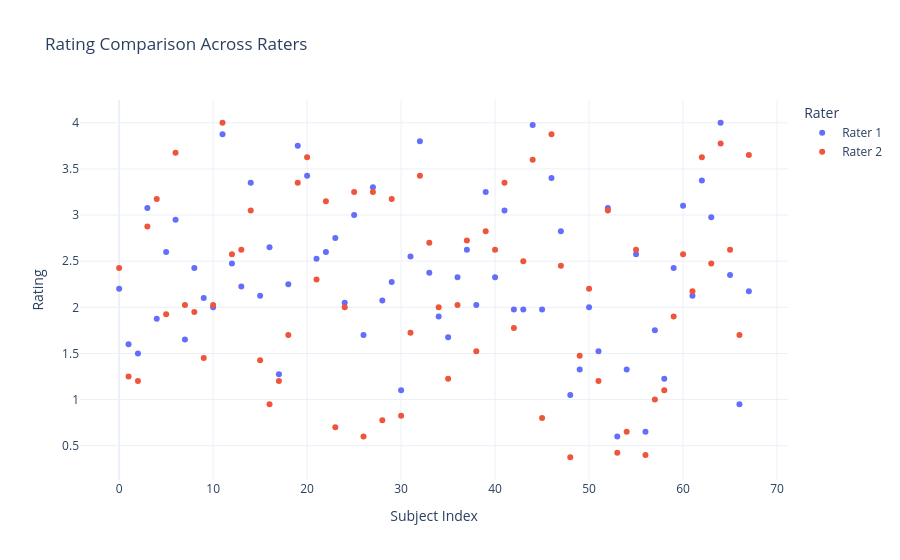
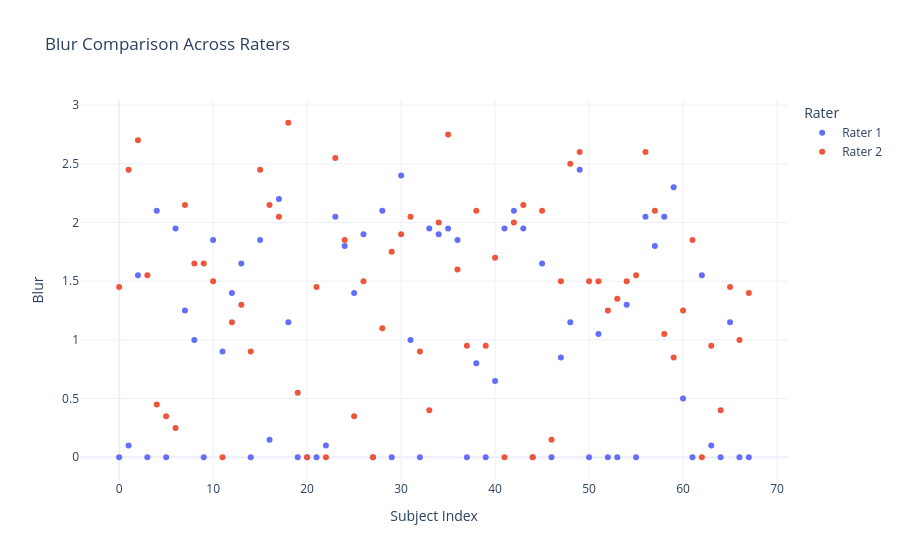
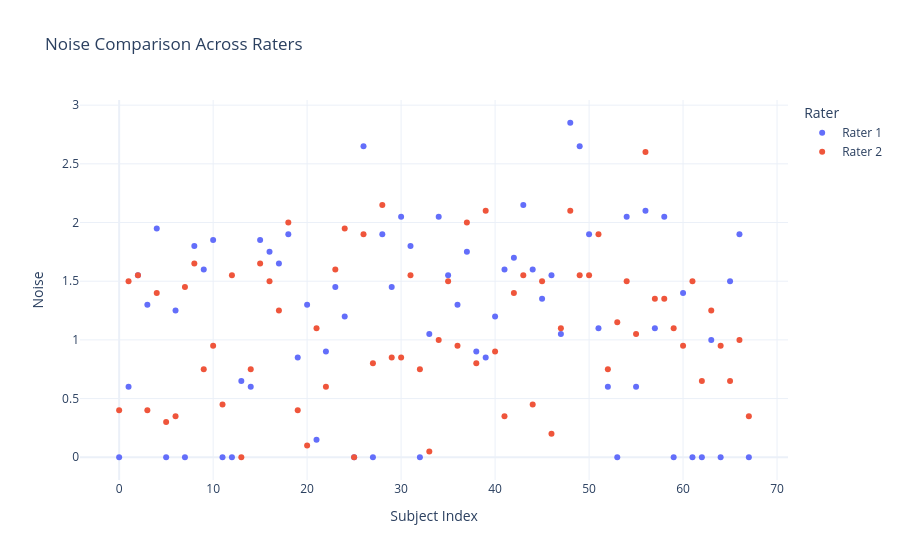
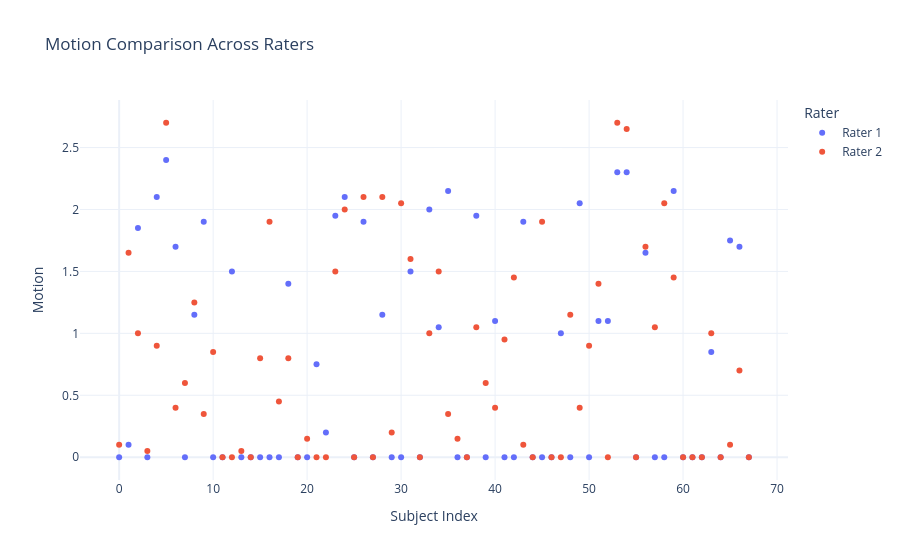

Notebook code cell kept with these figures, in order:
### Markdown cell above
scatter plots - ggplot

### Code cell
import pandas as pd
import numpy as np
import plotly.express as px

# Load rater data
raters_files = [
    '/mnt/sda1/Repos/a-eye/Output/mri_qc/fetal/eye_qc_83/2_ratings/2_remaining_68/jaime/ratings.csv',
    '/mnt/sda1/Repos/a-eye/Output/mri_qc/fetal/eye_qc_83/2_ratings/2_remaining_68/bene/ratings.csv',
]

raters_data = [pd.read_csv(file) for file in raters_files]

# Define metrics
metrics = {
    'Rating': lambda df: np.mean([df['rating1'].to_numpy(), df['rating2'].to_numpy()], axis=0),
    'Blur': lambda df: df['blur'].to_numpy(),
    'Noise': lambda df: df['noise'].to_numpy(),
    'Motion': lambda df: df['motion'].to_numpy(),
    'BgAir': lambda df: df['bgair'].to_numpy(),
    'Eyes Closed': lambda df: np.where(df['artifacts'].to_numpy() == "['eyes-open']", 1, 0),
}

# Function to create interactive scatter plots
def plot_metric_interactive(metric_name, metric_funcs, raters_data):
    all_data = []
    
    for rater_index, df in enumerate(raters_data):
        metric_data = metric_funcs[metric_name](df)
        subjects = np.arange(len(metric_data))
        
        temp_df = pd.DataFrame({
            'Subject Index': subjects,
            metric_name: metric_data,
            'Rater': f'Rater {rater_index + 1}'
        })
        
        all_data.append(temp_df)
    
    merged_data = pd.concat(all_data, ignore_index=True)
    
    fig = px.scatter(
        merged_data, 
        x='Subject Index', 
        y=metric_name, 
        color='Rater', 
        hover_data={'Subject Index': True, metric_name: True, 'Rater': True},
        title=f"{metric_name} Comparison Across Raters",
        template="plotly_white"
    )
    
    fig.show()

# Generate interactive plots for all metrics
for metric_name in metrics.keys():
    plot_metric_interactive(metric_name, metrics, raters_data)

### Figure 1 — Plotly figure (JSON) as saved in the notebook; plotly's stock layout.template omitted (floating-point values rounded to 4 significant figures)
{"data": [{"customdata": [["Rater 1"], ["Rater 1"], ["Rater 1"], ["Rater 1"], ["Rater 1"], ["Rater 1"], ["Rater 1"], ["Rater 1"], ["Rater 1"], ["Rater 1"], ["Rater 1"], ["Rater 1"], ["Rater 1"], ["Rater 1"], ["Rater 1"], ["Rater 1"], ["Rater 1"], ["Rater 1"], ["Rater 1"], ["Rater 1"], ["Rater 1"], ["Rater 1"], ["Rater 1"], ["Rater 1"], ["Rater 1"], ["Rater 1"], ["Rater 1"], ["Rater 1"], ["Rater 1"], ["Rater 1"], ["Rater 1"], ["Rater 1"], ["Rater 1"], ["Rater 1"], ["Rater 1"], ["Rater 1"], ["Rater 1"], ["Rater 1"], ["Rater 1"], ["Rater 1"], ["Rater 1"], ["Rater 1"], ["Rater 1"], ["Rater 1"], ["Rater 1"], ["Rater 1"], ["Rater 1"], ["Rater 1"], ["Rater 1"], ["Rater 1"], ["Rater 1"], ["Rater 1"], ["Rater 1"], ["Rater 1"], ["Rater 1"], ["Rater 1"], ["Rater 1"], ["Rater 1"], ["Rater 1"], ["Rater 1"], ["Rater 1"], ["Rater 1"], ["Rater 1"], ["Rater 1"], ["Rater 1"], ["Rater 1"], ["Rater 1"], ["Rater 1"]], "hovertemplate": "Rater=%{customdata[0]}<br>Subject Index=%{x}<br>Rating=%{y}<extra></extra>", "legendgroup": "Rater 1", "marker": {"color": "#636efa", "symbol": "circle"}, "mode": "markers", "name": "Rater 1", "orientation": "v", "showlegend": true, "type": "scatter", "x": [0, 1, 2, 3, 4, 5, 6, 7, 8, 9, 10, 11, 12, 13, 14, 15, 16, 17, 18, 19, 20, 21, 22, 23, 24, 25, 26, 27, 28, 29, 30, 31, 32, 33, 34, 35, 36, 37, 38, 39, 40, 41, 42, 43, 44, 45, 46, 47, 48, 49, 50, 51, 52, 53, 54, 55, 56, 57, 58, 59, 60, 61, 62, 63, 64, 65, 66, 67], "xaxis": "x", "y": [2.2, 1.6, 1.5, 3.075, 1.875, 2.6, 2.95, 1.65, 2.425, 2.1, 2.0, 3.875, 2.475, 2.225, 3.35, 2.125, 2.65, 1.275, 2.25, 3.75, 3.425, 2.525, 2.6, 2.75, 2.05, 3.0, 1.7, 3.3, 2.075, 2.275, 1.1, 2.55, 3.8, 2.375, 1.9, 1.675, 2.325, 2.625, 2.025, 3.25, 2.325, 3.05, 1.975, 1.975, 3.975, 1.975, 3.4, 2.825, 1.05, 1.325, 2.0, 1.525, 3.075, 0.6, 1.325, 2.575, 0.65, 1.75, 1.225, 2.425, 3.1, 2.125, 3.375, 2.975, 4.0, 2.35, 0.95, 2.175], "yaxis": "y"}, {"customdata": [["Rater 2"], ["Rater 2"], ["Rater 2"], ["Rater 2"], ["Rater 2"], ["Rater 2"], ["Rater 2"], ["Rater 2"], ["Rater 2"], ["Rater 2"], ["Rater 2"], ["Rater 2"], ["Rater 2"], ["Rater 2"], ["Rater 2"], ["Rater 2"], ["Rater 2"], ["Rater 2"], ["Rater 2"], ["Rater 2"], ["Rater 2"], ["Rater 2"], ["Rater 2"], ["Rater 2"], ["Rater 2"], ["Rater 2"], ["Rater 2"], ["Rater 2"], ["Rater 2"], ["Rater 2"], ["Rater 2"], ["Rater 2"], ["Rater 2"], ["Rater 2"], ["Rater 2"], ["Rater 2"], ["Rater 2"], ["Rater 2"], ["Rater 2"], ["Rater 2"], ["Rater 2"], ["Rater 2"], ["Rater 2"], ["Rater 2"], ["Rater 2"], ["Rater 2"], ["Rater 2"], ["Rater 2"], ["Rater 2"], ["Rater 2"], ["Rater 2"], ["Rater 2"], ["Rater 2"], ["Rater 2"], ["Rater 2"], ["Rater 2"], ["Rater 2"], ["Rater 2"], ["Rater 2"], ["Rater 2"], ["Rater 2"], ["Rater 2"], ["Rater 2"], ["Rater 2"], ["Rater 2"], ["Rater 2"], ["Rater 2"], ["Rater 2"]], "hovertemplate": "Rater=%{customdata[0]}<br>Subject Index=%{x}<br>Rating=%{y}<extra></extra>", "legendgroup": "Rater 2", "marker": {"color": "#EF553B", "symbol": "circle"}, "mode": "markers", "name": "Rater 2", "orientation": "v", "showlegend": true, "type": "scatter", "x": [0, 1, 2, 3, 4, 5, 6, 7, 8, 9, 10, 11, 12, 13, 14, 15, 16, 17, 18, 19, 20, 21, 22, 23, 24, 25, 26, 27, 28, 29, 30, 31, 32, 33, 34, 35, 36, 37, 38, 39, 40, 41, 42, 43, 44, 45, 46, 47, 48, 49, 50, 51, 52, 53, 54, 55, 56, 57, 58, 59, 60, 61, 62, 63, 64, 65, 66, 67], "xaxis": "x", "y": [2.425, 1.25, 1.2, 2.875, 3.175, 1.925, 3.675, 2.025, 1.95, 1.45, 2.025, 4.0, 2.575, 2.625, 3.05, 1.425, 0.95, 1.2, 1.7, 3.35, 3.625, 2.3, 3.15, 0.7, 2.0, 3.25, 0.6, 3.25, 0.775, 3.175, 0.825, 1.725, 3.425, 2.7, 2.0, 1.225, 2.025, 2.725, 1.525, 2.825, 2.625, 3.35, 1.775, 2.5, 3.6, 0.8, 3.875, 2.45, 0.375, 1.475, 2.2, 1.2, 3.05, 0.425, 0.65, 2.625, 0.4, 1.0, 1.1, 1.9, 2.575, 2.175, 3.625, 2.475, 3.775, 2.625, 1.7, 3.65], "yaxis": "y"}], "layout": {"legend": {"title": {"text": "Rater"}, "tracegroupgap": 0}, "title": {"text": "Rating Comparison Across Raters"}, "xaxis": {"anchor": "y", "domain": [0, 1], "title": {"text": "Subject Index"}}, "yaxis": {"anchor": "x", "domain": [0, 1], "title": {"text": "Rating"}}}}

### Figure 2 — Plotly figure (JSON) as saved in the notebook; plotly's stock layout.template omitted (floating-point values rounded to 4 significant figures)
{"data": [{"customdata": [["Rater 1"], ["Rater 1"], ["Rater 1"], ["Rater 1"], ["Rater 1"], ["Rater 1"], ["Rater 1"], ["Rater 1"], ["Rater 1"], ["Rater 1"], ["Rater 1"], ["Rater 1"], ["Rater 1"], ["Rater 1"], ["Rater 1"], ["Rater 1"], ["Rater 1"], ["Rater 1"], ["Rater 1"], ["Rater 1"], ["Rater 1"], ["Rater 1"], ["Rater 1"], ["Rater 1"], ["Rater 1"], ["Rater 1"], ["Rater 1"], ["Rater 1"], ["Rater 1"], ["Rater 1"], ["Rater 1"], ["Rater 1"], ["Rater 1"], ["Rater 1"], ["Rater 1"], ["Rater 1"], ["Rater 1"], ["Rater 1"], ["Rater 1"], ["Rater 1"], ["Rater 1"], ["Rater 1"], ["Rater 1"], ["Rater 1"], ["Rater 1"], ["Rater 1"], ["Rater 1"], ["Rater 1"], ["Rater 1"], ["Rater 1"], ["Rater 1"], ["Rater 1"], ["Rater 1"], ["Rater 1"], ["Rater 1"], ["Rater 1"], ["Rater 1"], ["Rater 1"], ["Rater 1"], ["Rater 1"], ["Rater 1"], ["Rater 1"], ["Rater 1"], ["Rater 1"], ["Rater 1"], ["Rater 1"], ["Rater 1"], ["Rater 1"]], "hovertemplate": "Rater=%{customdata[0]}<br>Subject Index=%{x}<br>Blur=%{y}<extra></extra>", "legendgroup": "Rater 1", "marker": {"color": "#636efa", "symbol": "circle"}, "mode": "markers", "name": "Rater 1", "orientation": "v", "showlegend": true, "type": "scatter", "x": [0, 1, 2, 3, 4, 5, 6, 7, 8, 9, 10, 11, 12, 13, 14, 15, 16, 17, 18, 19, 20, 21, 22, 23, 24, 25, 26, 27, 28, 29, 30, 31, 32, 33, 34, 35, 36, 37, 38, 39, 40, 41, 42, 43, 44, 45, 46, 47, 48, 49, 50, 51, 52, 53, 54, 55, 56, 57, 58, 59, 60, 61, 62, 63, 64, 65, 66, 67], "xaxis": "x", "y": [0.0, 0.1, 1.55, 0.0, 2.1, 0.0, 1.95, 1.25, 1.0, 0.0, 1.85, 0.9, 1.4, 1.65, 0.0, 1.85, 0.15, 2.2, 1.15, 0.0, 0.0, 0.0, 0.1, 2.05, 1.8, 1.4, 1.9, 0.0, 2.1, 0.0, 2.4, 1.0, 0.0, 1.95, 1.9, 1.95, 1.85, 0.0, 0.8, 0.0, 0.65, 1.95, 2.1, 1.95, 0.0, 1.65, 0.0, 0.85, 1.15, 2.45, 0.0, 1.05, 0.0, 0.0, 1.3, 0.0, 2.05, 1.8, 2.05, 2.3, 0.5, 0.0, 1.55, 0.1, 0.0, 1.15, 0.0, 0.0], "yaxis": "y"}, {"customdata": [["Rater 2"], ["Rater 2"], ["Rater 2"], ["Rater 2"], ["Rater 2"], ["Rater 2"], ["Rater 2"], ["Rater 2"], ["Rater 2"], ["Rater 2"], ["Rater 2"], ["Rater 2"], ["Rater 2"], ["Rater 2"], ["Rater 2"], ["Rater 2"], ["Rater 2"], ["Rater 2"], ["Rater 2"], ["Rater 2"], ["Rater 2"], ["Rater 2"], ["Rater 2"], ["Rater 2"], ["Rater 2"], ["Rater 2"], ["Rater 2"], ["Rater 2"], ["Rater 2"], ["Rater 2"], ["Rater 2"], ["Rater 2"], ["Rater 2"], ["Rater 2"], ["Rater 2"], ["Rater 2"], ["Rater 2"], ["Rater 2"], ["Rater 2"], ["Rater 2"], ["Rater 2"], ["Rater 2"], ["Rater 2"], ["Rater 2"], ["Rater 2"], ["Rater 2"], ["Rater 2"], ["Rater 2"], ["Rater 2"], ["Rater 2"], ["Rater 2"], ["Rater 2"], ["Rater 2"], ["Rater 2"], ["Rater 2"], ["Rater 2"], ["Rater 2"], ["Rater 2"], ["Rater 2"], ["Rater 2"], ["Rater 2"], ["Rater 2"], ["Rater 2"], ["Rater 2"], ["Rater 2"], ["Rater 2"], ["Rater 2"], ["Rater 2"]], "hovertemplate": "Rater=%{customdata[0]}<br>Subject Index=%{x}<br>Blur=%{y}<extra></extra>", "legendgroup": "Rater 2", "marker": {"color": "#EF553B", "symbol": "circle"}, "mode": "markers", "name": "Rater 2", "orientation": "v", "showlegend": true, "type": "scatter", "x": [0, 1, 2, 3, 4, 5, 6, 7, 8, 9, 10, 11, 12, 13, 14, 15, 16, 17, 18, 19, 20, 21, 22, 23, 24, 25, 26, 27, 28, 29, 30, 31, 32, 33, 34, 35, 36, 37, 38, 39, 40, 41, 42, 43, 44, 45, 46, 47, 48, 49, 50, 51, 52, 53, 54, 55, 56, 57, 58, 59, 60, 61, 62, 63, 64, 65, 66, 67], "xaxis": "x", "y": [1.45, 2.45, 2.7, 1.55, 0.45, 0.35, 0.25, 2.15, 1.65, 1.65, 1.5, 0.0, 1.15, 1.3, 0.9, 2.45, 2.15, 2.05, 2.85, 0.55, 0.0, 1.45, 0.0, 2.55, 1.85, 0.35, 1.5, 0.0, 1.1, 1.75, 1.9, 2.05, 0.9, 0.4, 2.0, 2.75, 1.6, 0.95, 2.1, 0.95, 1.7, 0.0, 2.0, 2.15, 0.0, 2.1, 0.15, 1.5, 2.5, 2.6, 1.5, 1.5, 1.25, 1.35, 1.5, 1.55, 2.6, 2.1, 1.05, 0.85, 1.25, 1.85, 0.0, 0.95, 0.4, 1.45, 1.0, 1.4], "yaxis": "y"}], "layout": {"legend": {"title": {"text": "Rater"}, "tracegroupgap": 0}, "title": {"text": "Blur Comparison Across Raters"}, "xaxis": {"anchor": "y", "domain": [0, 1], "title": {"text": "Subject Index"}}, "yaxis": {"anchor": "x", "domain": [0, 1], "title": {"text": "Blur"}}}}

### Figure 3 — Plotly figure (JSON) as saved in the notebook; plotly's stock layout.template omitted (floating-point values rounded to 4 significant figures)
{"data": [{"customdata": [["Rater 1"], ["Rater 1"], ["Rater 1"], ["Rater 1"], ["Rater 1"], ["Rater 1"], ["Rater 1"], ["Rater 1"], ["Rater 1"], ["Rater 1"], ["Rater 1"], ["Rater 1"], ["Rater 1"], ["Rater 1"], ["Rater 1"], ["Rater 1"], ["Rater 1"], ["Rater 1"], ["Rater 1"], ["Rater 1"], ["Rater 1"], ["Rater 1"], ["Rater 1"], ["Rater 1"], ["Rater 1"], ["Rater 1"], ["Rater 1"], ["Rater 1"], ["Rater 1"], ["Rater 1"], ["Rater 1"], ["Rater 1"], ["Rater 1"], ["Rater 1"], ["Rater 1"], ["Rater 1"], ["Rater 1"], ["Rater 1"], ["Rater 1"], ["Rater 1"], ["Rater 1"], ["Rater 1"], ["Rater 1"], ["Rater 1"], ["Rater 1"], ["Rater 1"], ["Rater 1"], ["Rater 1"], ["Rater 1"], ["Rater 1"], ["Rater 1"], ["Rater 1"], ["Rater 1"], ["Rater 1"], ["Rater 1"], ["Rater 1"], ["Rater 1"], ["Rater 1"], ["Rater 1"], ["Rater 1"], ["Rater 1"], ["Rater 1"], ["Rater 1"], ["Rater 1"], ["Rater 1"], ["Rater 1"], ["Rater 1"], ["Rater 1"]], "hovertemplate": "Rater=%{customdata[0]}<br>Subject Index=%{x}<br>Noise=%{y}<extra></extra>", "legendgroup": "Rater 1", "marker": {"color": "#636efa", "symbol": "circle"}, "mode": "markers", "name": "Rater 1", "orientation": "v", "showlegend": true, "type": "scatter", "x": [0, 1, 2, 3, 4, 5, 6, 7, 8, 9, 10, 11, 12, 13, 14, 15, 16, 17, 18, 19, 20, 21, 22, 23, 24, 25, 26, 27, 28, 29, 30, 31, 32, 33, 34, 35, 36, 37, 38, 39, 40, 41, 42, 43, 44, 45, 46, 47, 48, 49, 50, 51, 52, 53, 54, 55, 56, 57, 58, 59, 60, 61, 62, 63, 64, 65, 66, 67], "xaxis": "x", "y": [0.0, 0.6, 1.55, 1.3, 1.95, 0.0, 1.25, 0.0, 1.8, 1.6, 1.85, 0.0, 0.0, 0.65, 0.6, 1.85, 1.75, 1.65, 1.9, 0.85, 1.3, 0.15, 0.9, 1.45, 1.2, 0.0, 2.65, 0.0, 1.9, 1.45, 2.05, 1.8, 0.0, 1.05, 2.05, 1.55, 1.3, 1.75, 0.9, 0.85, 1.2, 1.6, 1.7, 2.15, 1.6, 1.35, 1.55, 1.05, 2.85, 2.65, 1.9, 1.1, 0.6, 0.0, 2.05, 0.6, 2.1, 1.1, 2.05, 0.0, 1.4, 0.0, 0.0, 1.0, 0.0, 1.5, 1.9, 0.0], "yaxis": "y"}, {"customdata": [["Rater 2"], ["Rater 2"], ["Rater 2"], ["Rater 2"], ["Rater 2"], ["Rater 2"], ["Rater 2"], ["Rater 2"], ["Rater 2"], ["Rater 2"], ["Rater 2"], ["Rater 2"], ["Rater 2"], ["Rater 2"], ["Rater 2"], ["Rater 2"], ["Rater 2"], ["Rater 2"], ["Rater 2"], ["Rater 2"], ["Rater 2"], ["Rater 2"], ["Rater 2"], ["Rater 2"], ["Rater 2"], ["Rater 2"], ["Rater 2"], ["Rater 2"], ["Rater 2"], ["Rater 2"], ["Rater 2"], ["Rater 2"], ["Rater 2"], ["Rater 2"], ["Rater 2"], ["Rater 2"], ["Rater 2"], ["Rater 2"], ["Rater 2"], ["Rater 2"], ["Rater 2"], ["Rater 2"], ["Rater 2"], ["Rater 2"], ["Rater 2"], ["Rater 2"], ["Rater 2"], ["Rater 2"], ["Rater 2"], ["Rater 2"], ["Rater 2"], ["Rater 2"], ["Rater 2"], ["Rater 2"], ["Rater 2"], ["Rater 2"], ["Rater 2"], ["Rater 2"], ["Rater 2"], ["Rater 2"], ["Rater 2"], ["Rater 2"], ["Rater 2"], ["Rater 2"], ["Rater 2"], ["Rater 2"], ["Rater 2"], ["Rater 2"]], "hovertemplate": "Rater=%{customdata[0]}<br>Subject Index=%{x}<br>Noise=%{y}<extra></extra>", "legendgroup": "Rater 2", "marker": {"color": "#EF553B", "symbol": "circle"}, "mode": "markers", "name": "Rater 2", "orientation": "v", "showlegend": true, "type": "scatter", "x": [0, 1, 2, 3, 4, 5, 6, 7, 8, 9, 10, 11, 12, 13, 14, 15, 16, 17, 18, 19, 20, 21, 22, 23, 24, 25, 26, 27, 28, 29, 30, 31, 32, 33, 34, 35, 36, 37, 38, 39, 40, 41, 42, 43, 44, 45, 46, 47, 48, 49, 50, 51, 52, 53, 54, 55, 56, 57, 58, 59, 60, 61, 62, 63, 64, 65, 66, 67], "xaxis": "x", "y": [0.4, 1.5, 1.55, 0.4, 1.4, 0.3, 0.35, 1.45, 1.65, 0.75, 0.95, 0.45, 1.55, 0.0, 0.75, 1.65, 1.5, 1.25, 2.0, 0.4, 0.1, 1.1, 0.6, 1.6, 1.95, 0.0, 1.9, 0.8, 2.15, 0.85, 0.85, 1.55, 0.75, 0.05, 1.0, 1.5, 0.95, 2.0, 0.8, 2.1, 0.9, 0.35, 1.4, 1.55, 0.45, 1.5, 0.2, 1.1, 2.1, 1.55, 1.55, 1.9, 0.75, 1.15, 1.5, 1.05, 2.6, 1.35, 1.35, 1.1, 0.95, 1.5, 0.65, 1.25, 0.95, 0.65, 1.0, 0.35], "yaxis": "y"}], "layout": {"legend": {"title": {"text": "Rater"}, "tracegroupgap": 0}, "title": {"text": "Noise Comparison Across Raters"}, "xaxis": {"anchor": "y", "domain": [0, 1], "title": {"text": "Subject Index"}}, "yaxis": {"anchor": "x", "domain": [0, 1], "title": {"text": "Noise"}}}}

### Figure 4 — Plotly figure (JSON) as saved in the notebook; plotly's stock layout.template omitted (floating-point values rounded to 4 significant figures)
{"data": [{"customdata": [["Rater 1"], ["Rater 1"], ["Rater 1"], ["Rater 1"], ["Rater 1"], ["Rater 1"], ["Rater 1"], ["Rater 1"], ["Rater 1"], ["Rater 1"], ["Rater 1"], ["Rater 1"], ["Rater 1"], ["Rater 1"], ["Rater 1"], ["Rater 1"], ["Rater 1"], ["Rater 1"], ["Rater 1"], ["Rater 1"], ["Rater 1"], ["Rater 1"], ["Rater 1"], ["Rater 1"], ["Rater 1"], ["Rater 1"], ["Rater 1"], ["Rater 1"], ["Rater 1"], ["Rater 1"], ["Rater 1"], ["Rater 1"], ["Rater 1"], ["Rater 1"], ["Rater 1"], ["Rater 1"], ["Rater 1"], ["Rater 1"], ["Rater 1"], ["Rater 1"], ["Rater 1"], ["Rater 1"], ["Rater 1"], ["Rater 1"], ["Rater 1"], ["Rater 1"], ["Rater 1"], ["Rater 1"], ["Rater 1"], ["Rater 1"], ["Rater 1"], ["Rater 1"], ["Rater 1"], ["Rater 1"], ["Rater 1"], ["Rater 1"], ["Rater 1"], ["Rater 1"], ["Rater 1"], ["Rater 1"], ["Rater 1"], ["Rater 1"], ["Rater 1"], ["Rater 1"], ["Rater 1"], ["Rater 1"], ["Rater 1"], ["Rater 1"]], "hovertemplate": "Rater=%{customdata[0]}<br>Subject Index=%{x}<br>Motion=%{y}<extra></extra>", "legendgroup": "Rater 1", "marker": {"color": "#636efa", "symbol": "circle"}, "mode": "markers", "name": "Rater 1", "orientation": "v", "showlegend": true, "type": "scatter", "x": [0, 1, 2, 3, 4, 5, 6, 7, 8, 9, 10, 11, 12, 13, 14, 15, 16, 17, 18, 19, 20, 21, 22, 23, 24, 25, 26, 27, 28, 29, 30, 31, 32, 33, 34, 35, 36, 37, 38, 39, 40, 41, 42, 43, 44, 45, 46, 47, 48, 49, 50, 51, 52, 53, 54, 55, 56, 57, 58, 59, 60, 61, 62, 63, 64, 65, 66, 67], "xaxis": "x", "y": [0.0, 0.1, 1.85, 0.0, 2.1, 2.4, 1.7, 0.0, 1.15, 1.9, 0.0, 0.0, 1.5, 0.0, 0.0, 0.0, 0.0, 0.0, 1.4, 0.0, 0.0, 0.75, 0.2, 1.95, 2.1, 0.0, 1.9, 0.0, 1.15, 0.0, 0.0, 1.5, 0.0, 2.0, 1.05, 2.15, 0.0, 0.0, 1.95, 0.0, 1.1, 0.0, 0.0, 1.9, 0.0, 0.0, 0.0, 1.0, 0.0, 2.05, 0.0, 1.1, 1.1, 2.3, 2.3, 0.0, 1.65, 0.0, 0.0, 2.15, 0.0, 0.0, 0.0, 0.85, 0.0, 1.75, 1.7, 0.0], "yaxis": "y"}, {"customdata": [["Rater 2"], ["Rater 2"], ["Rater 2"], ["Rater 2"], ["Rater 2"], ["Rater 2"], ["Rater 2"], ["Rater 2"], ["Rater 2"], ["Rater 2"], ["Rater 2"], ["Rater 2"], ["Rater 2"], ["Rater 2"], ["Rater 2"], ["Rater 2"], ["Rater 2"], ["Rater 2"], ["Rater 2"], ["Rater 2"], ["Rater 2"], ["Rater 2"], ["Rater 2"], ["Rater 2"], ["Rater 2"], ["Rater 2"], ["Rater 2"], ["Rater 2"], ["Rater 2"], ["Rater 2"], ["Rater 2"], ["Rater 2"], ["Rater 2"], ["Rater 2"], ["Rater 2"], ["Rater 2"], ["Rater 2"], ["Rater 2"], ["Rater 2"], ["Rater 2"], ["Rater 2"], ["Rater 2"], ["Rater 2"], ["Rater 2"], ["Rater 2"], ["Rater 2"], ["Rater 2"], ["Rater 2"], ["Rater 2"], ["Rater 2"], ["Rater 2"], ["Rater 2"], ["Rater 2"], ["Rater 2"], ["Rater 2"], ["Rater 2"], ["Rater 2"], ["Rater 2"], ["Rater 2"], ["Rater 2"], ["Rater 2"], ["Rater 2"], ["Rater 2"], ["Rater 2"], ["Rater 2"], ["Rater 2"], ["Rater 2"], ["Rater 2"]], "hovertemplate": "Rater=%{customdata[0]}<br>Subject Index=%{x}<br>Motion=%{y}<extra></extra>", "legendgroup": "Rater 2", "marker": {"color": "#EF553B", "symbol": "circle"}, "mode": "markers", "name": "Rater 2", "orientation": "v", "showlegend": true, "type": "scatter", "x": [0, 1, 2, 3, 4, 5, 6, 7, 8, 9, 10, 11, 12, 13, 14, 15, 16, 17, 18, 19, 20, 21, 22, 23, 24, 25, 26, 27, 28, 29, 30, 31, 32, 33, 34, 35, 36, 37, 38, 39, 40, 41, 42, 43, 44, 45, 46, 47, 48, 49, 50, 51, 52, 53, 54, 55, 56, 57, 58, 59, 60, 61, 62, 63, 64, 65, 66, 67], "xaxis": "x", "y": [0.1, 1.65, 1.0, 0.05, 0.9, 2.7, 0.4, 0.6, 1.25, 0.35, 0.85, 0.0, 0.0, 0.05, 0.0, 0.8, 1.9, 0.45, 0.8, 0.0, 0.15, 0.0, 0.0, 1.5, 2.0, 0.0, 2.1, 0.0, 2.1, 0.2, 2.05, 1.6, 0.0, 1.0, 1.5, 0.35, 0.15, 0.0, 1.05, 0.6, 0.4, 0.95, 1.45, 0.1, 0.0, 1.9, 0.0, 0.0, 1.15, 0.4, 0.9, 1.4, 0.0, 2.7, 2.65, 0.0, 1.7, 1.05, 2.05, 1.45, 0.0, 0.0, 0.0, 1.0, 0.0, 0.1, 0.7, 0.0], "yaxis": "y"}], "layout": {"legend": {"title": {"text": "Rater"}, "tracegroupgap": 0}, "title": {"text": "Motion Comparison Across Raters"}, "xaxis": {"anchor": "y", "domain": [0, 1], "title": {"text": "Subject Index"}}, "yaxis": {"anchor": "x", "domain": [0, 1], "title": {"text": "Motion"}}}}
